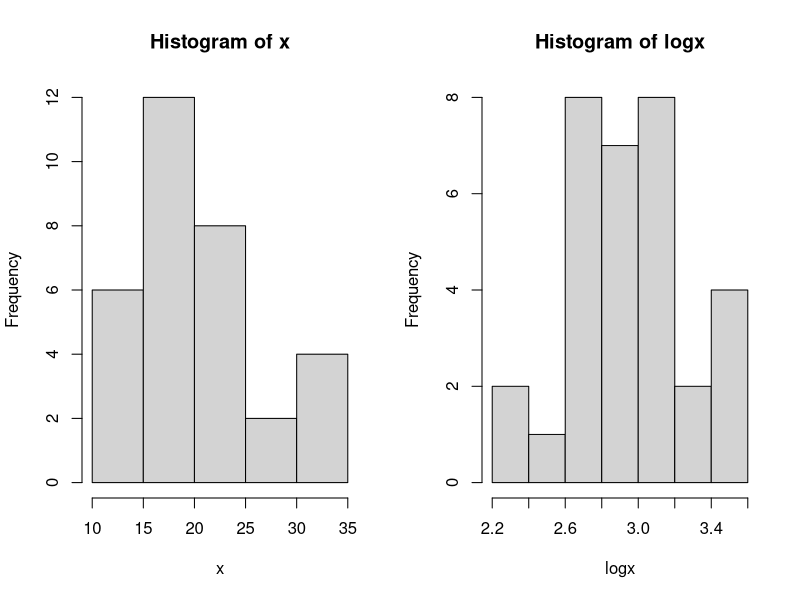
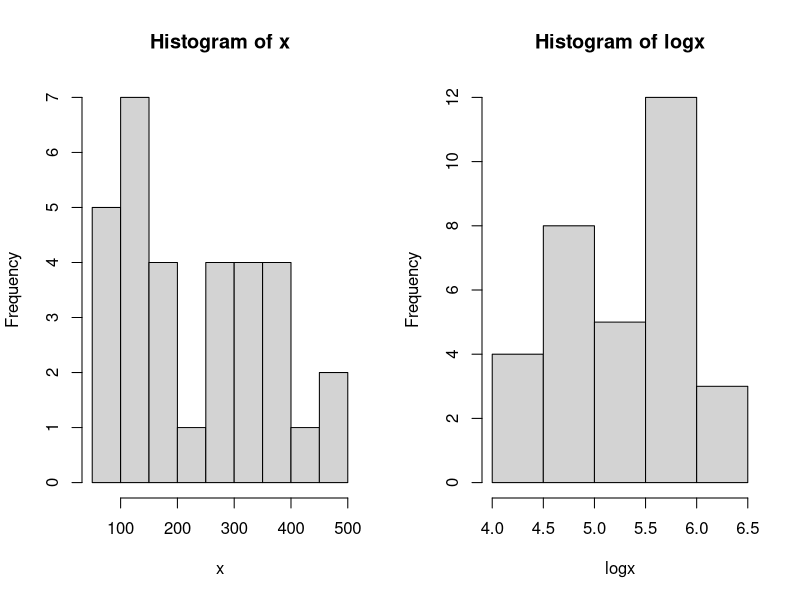
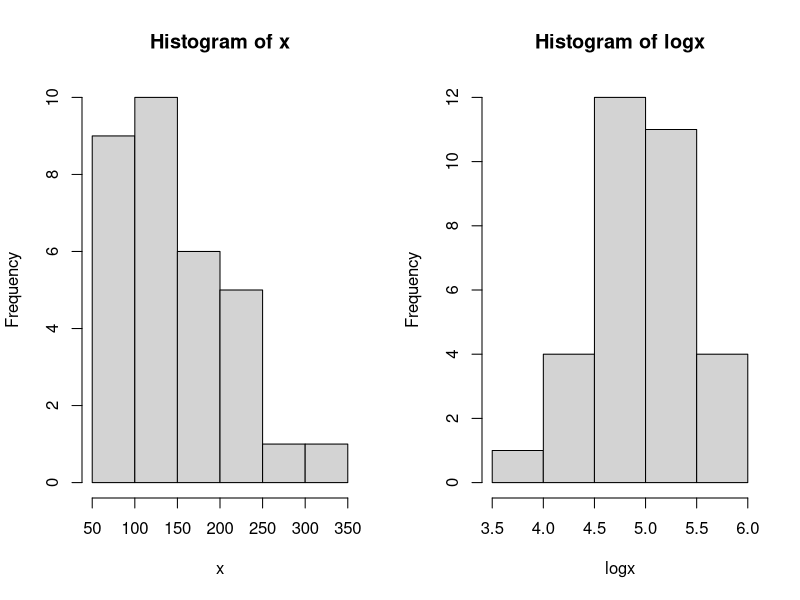
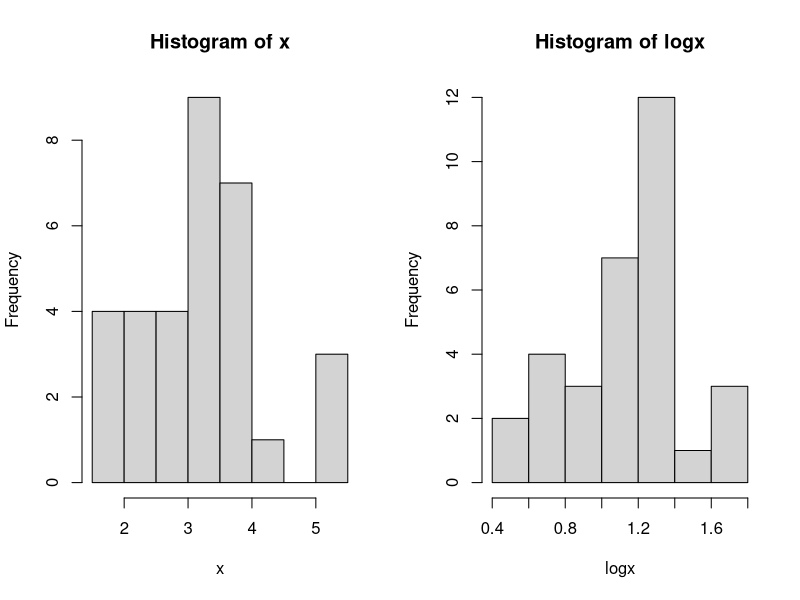

R code for these plots, in order:
# inputs a temperature in Fahrenheit Fo and 
#converts to Celsius Co. The relationship is Co = 5(Fo - 32)/9.
convert_fahr_to_celsius <- function(x) {
  celsius <- 5*(x-32)/9
  return(celsius)
}
#Examples
convert_fahr_to_celsius(300)
convert_fahr_to_celsius(500)
convert_fahr_to_celsius(700)
convert_fahr_to_celsius(650)

#computes the sum of squares of two numbers.
sum_of_square <- function(x,na.rm = TRUE) {
  n<-length(x)
  soqofx<-var(x) * (length(x) - 1)
  return(soqofx)
}
head(mtcars)
sum_of_square(mtcars$mpg)
sum_of_square(mtcars$disp)
sum_of_square(mtcars$hp)
sum_of_square(mtcars$wt)

#calculates the mean, minimum, maximum, and standard deviation.
msd<-function(x){
  m<-mean(x)
  mi<-min(x)
  ma<-max(x)
  std<-sd(x)
  summary<-c(m,mi,ma,std)
  return(summary)
}
msd(mtcars$mpg)
msd(mtcars$disp)
msd(mtcars$hp)
msd(mtcars$wt)
#creates a histogram of the raw dataset 
#and a histogram of the log-transformed dataset.
histograms<-function(x){
  #log transform x
  logx<-log(x)
  par(mfrow=c(1,2))
  hist(x)
  hist(logx)
}
histograms(mtcars$mpg)
histograms(mtcars$disp)
histograms(mtcars$hp)
histograms(mtcars$wt)
#R function of your own
#The function below will output the variance of a number
variance <- function(x, na.rm = TRUE) {
  n <- length(x)
  m <- mean(x, na.rm = TRUE)
  sq_err <- (x - m)^2
  sum(sq_err) / (n - 1)
}
variance(mtcars$mpg)
variance(mtcars$disp)
variance(mtcars$hp)
variance(mtcars$wt)